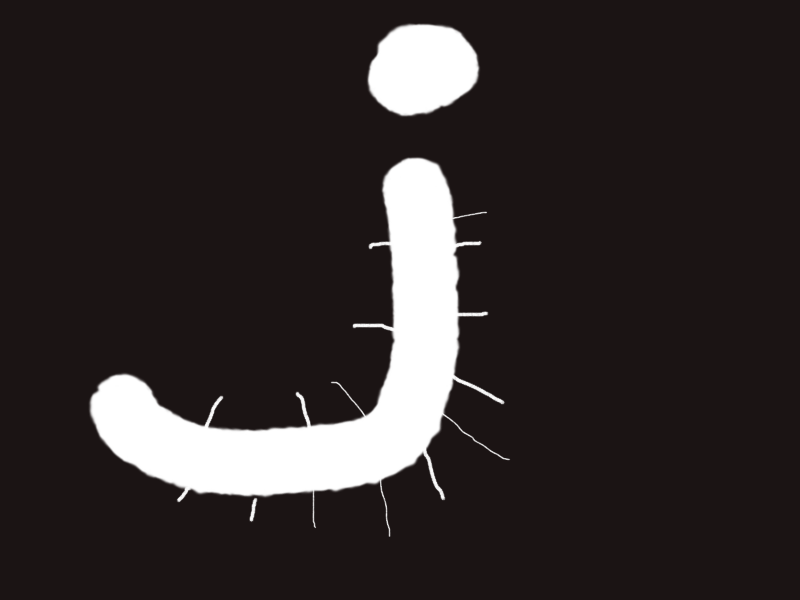
#> input picture OpenCv/其他内容/erode.bmp, 800 x 600 px
$ jupyter execute '03 开闭运算.ipynb'
#> lines starting #> are read from the running program, lines starting #| are printed output that depends on the picture
[cell 1]
import numpy as np
import cv2

[cell 2]
#开运算 先腐蚀再膨胀
img=cv2.imread('erode.bmp')
#> img is the input picture: shape (600, 800, 3); mean B, G, R 43.7, 43.7, 50
k=np.ones((10,10),np.uint8)
r=cv2.morphologyEx(img,cv2.MORPH_OPEN,k)
cv2.imshow('img',img)
cv2.imshow('dst',r)
cv2.waitKey(0)
cv2.destroyAllWindows()

[cell 3]
#闭运算 先膨胀后腐蚀
img=cv2.imread('closing.bmp')
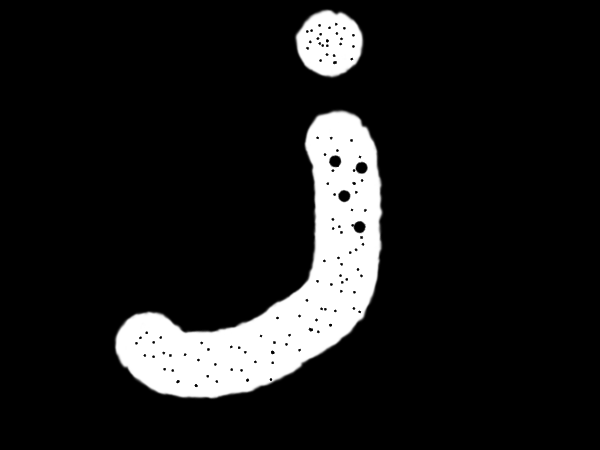
#> input picture OpenCv/其他内容/closing.bmp, 600 x 450 px
#> img is the input picture: shape (450, 600, 3); min 0, max 255, mean 28.3
k=np.ones((10,10),np.uint8)
r=cv2.morphologyEx(img,cv2.MORPH_CLOSE,k,iterations=1)
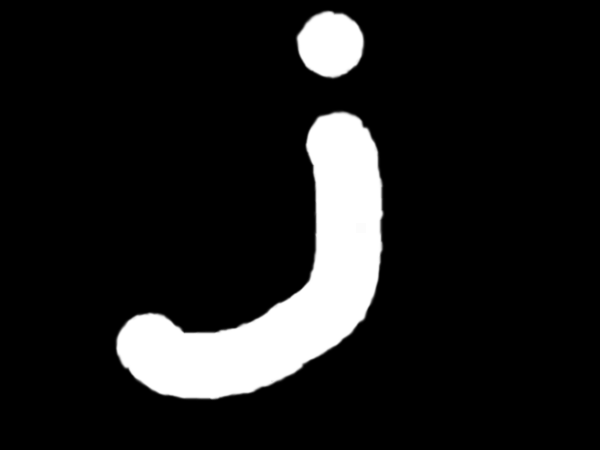
#> r: shape (450, 600, 3); min 0, max 255, mean 29.3
cv2.imshow('img',img)
cv2.imshow('dst',r)
cv2.waitKey(0)
cv2.destroyAllWindows()

[cell 4]
#先腐蚀再膨胀
img=cv2.imread('erode.bmp',cv2.IMREAD_UNCHANGED)
kernel = np.ones((10,10),np.uint8)
erosion = cv2.erode(img,kernel)
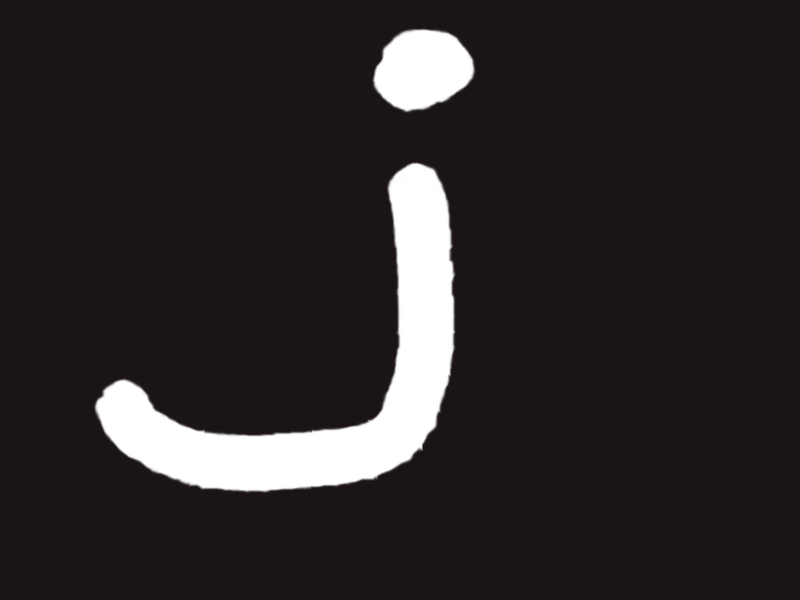
#> erosion: shape (600, 800, 3); mean B, G, R 38.8, 38.8, 45.2
erosion = cv2.dilate(erosion,kernel,iterations=2)
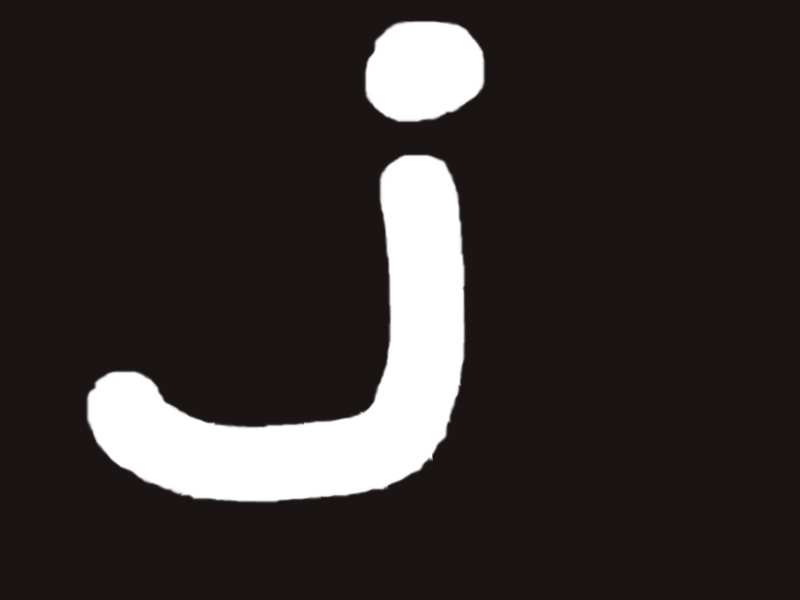
#> erosion: shape (600, 800, 3); mean B, G, R 47.4, 47.4, 53.6
cv2.imshow("img",img)
cv2.imshow("erosion",erosion)
cv2.waitKey(0)
cv2.destroyAllWindows()
